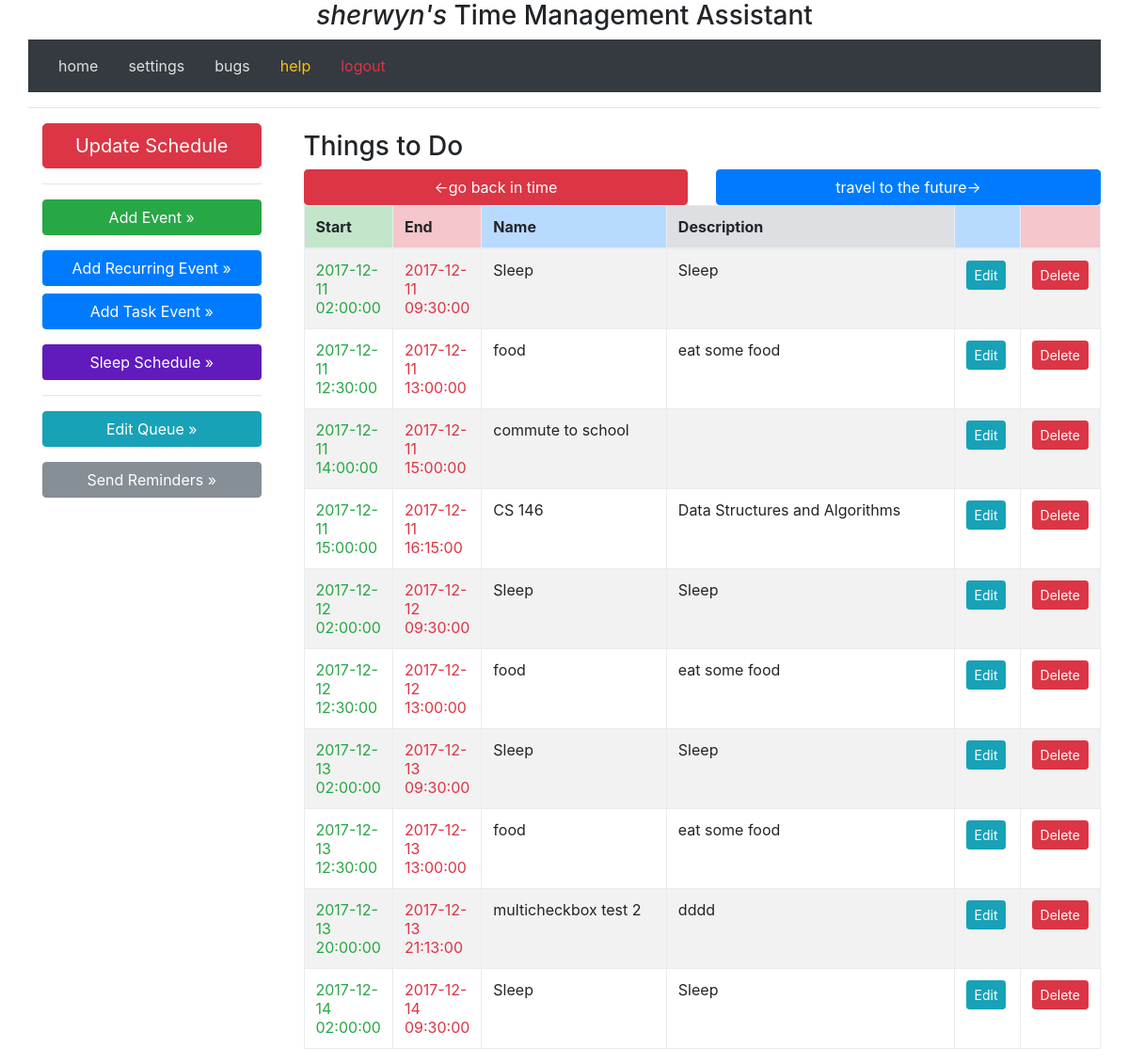
The page /index/3 (signed in) on the database as committed earlier.
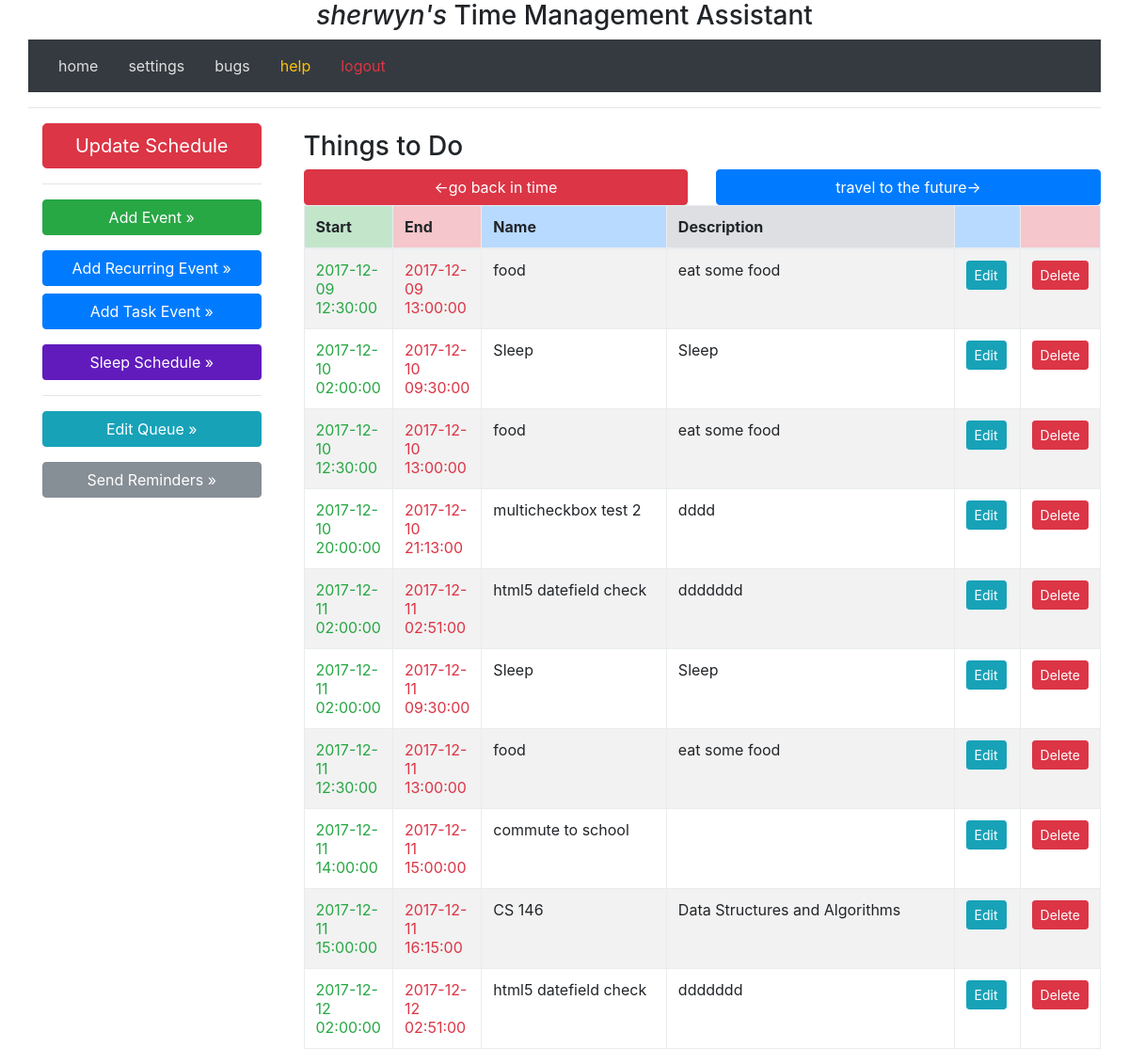
The same page on the database as committed later.
### project/models.py (models this page shows, shortened)
class UserScheduleEvent(db.Model):
    __tablename__ = 'scheduleevents'
    user_id = db.Column(db.Integer, db.ForeignKey('users.id'))
    id = db.Column(db.Integer, primary_key=True)
    name = db.Column(db.String(128), nullable=True, index=True, unique=False)
    desc = db.Column(db.String(1024), nullable=True, index=True, unique=False)
    extra_info = db.Column(db.String(1024), nullable=True, index=True, unique=False)
    start = db.Column(db.DateTime)
    end = db.Column(db.DateTime)

### project/views.py (the view)
@app.route('/', methods=['GET', 'POST'])
@app.route('/index/', methods=['GET', 'POST'])
@app.route('/index/<int:page>', methods=['GET', 'POST'])
def index(page=1):
    if current_user.is_authenticated:
        schedule_events = current_user.scheduleevents.filter(UserScheduleEvent.end >= datetime.datetime.today()).order_by(UserScheduleEvent.start).paginate(page, EVENTS_PER_PAGE, False)
        return render_template('index.html', todolist=schedule_events)
    else:
        return render_template('index.html')

### project/models.py (called while the page is built)
    @property
    def is_authenticated(self):
        return True

### project/views.py (called while the page is built)
@login_manager.user_loader
def load_user(id):
    return User.query.get(int(id))

### project/templates/index.html (shortened to what this page needs)
{% extends "base.html" %}
{% block content %}
    {% if current_user.is_authenticated %}
        <div class="row">
            <div class="col-sm-3 rounded">
                <div class="container-fluid">
                <nav class="hidden-xs-down bg-faded sidebar">
                    <div>
                        <a class="btn btn-lg btn-danger btn-block" href="{{ url_for('update_schedule') }}" role="button">Update Schedule</a>
                        <hr/>
                        <a class="btn btn-xs btn-success btn-block" href="{{ url_for('add_event', event_type='regular') }}"   role="button">Add Event &raquo;</a></p>
                        <a class="btn btn-xs btn-primary btn-block" href="{{ url_for('add_event', event_type='recurring') }}" role="button">Add Recurring Event &raquo;
                        <a class="btn btn-xs btn-primary btn-block" href="{{ url_for('add_event', event_type='task') }}"      role="button">Add Task Event &raquo;</a></p>
                        <a class="btn btn-xs btn-sample  btn-block" href="{{ url_for('add_event', event_type='sleep') }}"     role="button">Sleep Schedule &raquo;</a></p>
                        <hr/>
                        <a class="btn btn-info btn-block" href="{{ url_for('edit_queue') }} " role="button">Edit Queue &raquo;</a></p>
                        <a class="btn btn-secondary btn-block" href="{{ url_for('send_reminders') }}" role="button">Send Reminders &raquo;</a></p>
                    </div>
                </nav>
                </div>
            </div>
            <main class="col-sm-9 wrapper">
                <div class="container-fluid">
                        <div class="row"><h4></h4></div>
                    </div>
                    <div class="row">
                        <div class='col-md-12'>
                            <h3>Things to Do</h3>
                            {% include 'todolist.html' %}
                        </div>
                    </div>
                </div>
        </div>
    {% else %}
        <div class='jumbotron'>
            <h1 class="display-3">Welcome to your new Time Management Assistant.</h2>
            <p>Login with Google</p>
            <p><a class="btn btn-success btn-lg" href="{{ url_for('login') }}">login &raquo;</a></p>
        </div>
    {% endif %}
{% endblock %}

### project/templates/todolist.html
{% if todolist.items|length < 1 %}
<p>Nothing to do!</p>
{% else %}
<table class="table table-striped table-bordered">
    <thead>
        <th class="table-success">Start</th>
        <th class="table-danger" >End</th>
        <th class="table-primary"   >Name</th>
        <th class="table-secondary"   >Description</th>
        <th class="table-primary"   ></th>
        <th class="table-danger"   ></th>
    </thead>
    <center>
        <div class="row">
            <div class="col-sm">
                {% if todolist.has_prev %}
                    <a class=" btn btn-danger btn-space btn-block" role="button" href="{{ url_for('index', page=todolist.prev_num) }}">←go back in time</a>
                {% else %}
                <div>you're at the beginning of time!</div>
                {% endif %}
            </div>
            <div class="col-sm">
                {% if todolist.has_next %}
                    <a class="btn btn-primary btn-space btn-block" role="button" href="{{ url_for('index', page=todolist.next_num) }}">travel to the future→</a>
                {% else %}
                    <div>we're not that good at predicting the future...</div>
                {% endif %}
            </div>
        </div>
    </center>
    <tbody data-link="row">
        {% for e in todolist.items %}
        <tr>
            <td class="col-sm-1 text-success">{{ e.start.replace(microsecond=0).replace(second=0) }}</td>
            <td class="col-sm-1 text-danger">{{ e.end.replace(microsecond=0).replace(second=0) }}</td>
            <td class="col-sm-3">{{ e.name }}</td>
            <td class="col-sm-5">{{ e.desc }}</td>
            <td class="col-sm-1"><a href="{{ url_for('edit_schedule_event', id=e.id) }}" class="btn-sm btn btn-info" role="button">Edit</a></td>
            <td class="col-sm-1"><a href="{{ url_for('delete_schedule_event', id=e.id) }}" class="btn-sm btn btn-danger" role="button">Delete</a></td>
        </tr>
        {% endfor %}
    </tbody>
</table>
{% endif %}

Rows that differ between the two databases and show on the page:
no longer on this page (row edited): UserScheduleEvent: start.replace "2017-12-12 12:30:00", end.replace "2017-12-12 13:00:00", name "food", desc "eat some food"
no longer on this page (row edited): UserScheduleEvent: start.replace "2017-12-13 02:00:00", end.replace "2017-12-13 09:30:00", name "Sleep", desc "Sleep"
no longer on this page (row edited): UserScheduleEvent: start.replace "2017-12-13 12:30:00", end.replace "2017-12-13 13:00:00", name "food", desc "eat some food"
no longer on this page (row edited): UserScheduleEvent: start.replace "2017-12-13 20:00:00", end.replace "2017-12-13 21:13:00", name "multicheckbox test 2", desc "dddd"
no longer on this page (row edited): UserScheduleEvent: start.replace "2017-12-14 02:00:00", end.replace "2017-12-14 09:30:00", name "Sleep", desc "Sleep"
now on this page (row edited): UserScheduleEvent: start.replace "2017-12-09 12:30:00", end.replace "2017-12-09 13:00:00", name "food", desc "eat some food"
now on this page (row edited): UserScheduleEvent: start.replace "2017-12-10 02:00:00", end.replace "2017-12-10 09:30:00", name "Sleep", desc "Sleep"
now on this page (row edited): UserScheduleEvent: start.replace "2017-12-10 12:30:00", end.replace "2017-12-10 13:00:00", name "food", desc "eat some food"
now on this page (row edited): UserScheduleEvent: start.replace "2017-12-10 20:00:00", end.replace "2017-12-10 21:13:00", name "multicheckbox test 2", desc "dddd"
now on this page (row edited): UserScheduleEvent: start.replace "2017-12-11 02:00:00", end.replace "2017-12-11 02:51:00", name "html5 datefield check", desc "ddddddd"
changed UserScheduleEvent (number 10 of 10 on the later page): end.replace "2017-12-12 09:30:00" → "2017-12-12 02:51:00"; name "Sleep" → "html5 datefield check"; desc "Sleep" → "ddddddd"
